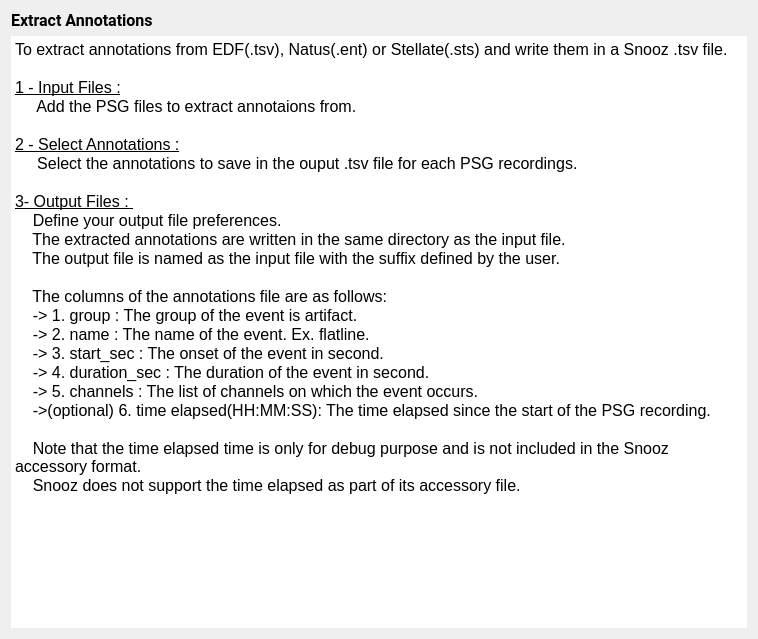
<?xml version="1.0" encoding="UTF-8"?>
<ui version="4.0">
 <class>IntroStep</class>
 <widget class="QWidget" name="IntroStep">
  <property name="geometry">
   <rect>
    <x>0</x>
    <y>0</y>
    <width>758</width>
    <height>639</height>
   </rect>
  </property>
  <property name="windowTitle">
   <string/>
  </property>
  <property name="styleSheet">
   <string>font: 12pt &quot;Roboto&quot;;</string>
  </property>
  <layout class="QVBoxLayout" name="verticalLayout">
   <item>
    <widget class="QLabel" name="label">
     <property name="font">
      <font>
       <family>Roboto</family>
       <pointsize>12</pointsize>
       <weight>50</weight>
       <italic>false</italic>
       <bold>false</bold>
      </font>
     </property>
     <property name="text">
      <string>&lt;html&gt;&lt;head/&gt;&lt;body&gt;&lt;p&gt;&lt;span style=&quot; font-weight:600;&quot;&gt;Extract Annotations&lt;/span&gt;&lt;/p&gt;&lt;/body&gt;&lt;/html&gt;</string>
     </property>
    </widget>
   </item>
   <item>
    <widget class="QTextEdit" name="textEdit">
     <property name="frameShape">
      <enum>QFrame::NoFrame</enum>
     </property>
     <property name="frameShadow">
      <enum>QFrame::Plain</enum>
     </property>
     <property name="lineWidth">
      <number>0</number>
     </property>
     <property name="html">
      <string>&lt;!DOCTYPE HTML PUBLIC &quot;-//W3C//DTD HTML 4.0//EN&quot; &quot;http://www.w3.org/TR/REC-html40/strict.dtd&quot;&gt;
&lt;html&gt;&lt;head&gt;&lt;meta name=&quot;qrichtext&quot; content=&quot;1&quot; /&gt;&lt;style type=&quot;text/css&quot;&gt;
p, li { white-space: pre-wrap; }
&lt;/style&gt;&lt;/head&gt;&lt;body style=&quot; font-family:'Roboto'; font-size:12pt; font-weight:400; font-style:normal;&quot;&gt;
&lt;p style=&quot; margin-top:0px; margin-bottom:0px; margin-left:0px; margin-right:0px; -qt-block-indent:0; text-indent:0px;&quot;&gt;To extract annotations from EDF(.tsv), Natus(.ent) or Stellate(.sts) and write them in a Snooz .tsv file.&lt;/p&gt;
&lt;p style=&quot;-qt-paragraph-type:empty; margin-top:0px; margin-bottom:0px; margin-left:0px; margin-right:0px; -qt-block-indent:0; text-indent:0px;&quot;&gt;&lt;br /&gt;&lt;/p&gt;
&lt;p style=&quot; margin-top:0px; margin-bottom:0px; margin-left:0px; margin-right:0px; -qt-block-indent:0; text-indent:0px;&quot;&gt;&lt;span style=&quot; text-decoration: underline;&quot;&gt;1 - Input Files :&lt;/span&gt;&lt;/p&gt;
&lt;p style=&quot; margin-top:0px; margin-bottom:0px; margin-left:0px; margin-right:0px; -qt-block-indent:0; text-indent:0px;&quot;&gt;     Add the PSG files to extract annotaions from.&lt;/p&gt;
&lt;p style=&quot;-qt-paragraph-type:empty; margin-top:0px; margin-bottom:0px; margin-left:0px; margin-right:0px; -qt-block-indent:0; text-indent:0px;&quot;&gt;&lt;br /&gt;&lt;/p&gt;
&lt;p style=&quot; margin-top:0px; margin-bottom:0px; margin-left:0px; margin-right:0px; -qt-block-indent:0; text-indent:0px;&quot;&gt;&lt;span style=&quot; text-decoration: underline;&quot;&gt;2 - Select Annotations :&lt;/span&gt;&lt;/p&gt;
&lt;p style=&quot; margin-top:0px; margin-bottom:0px; margin-left:0px; margin-right:0px; -qt-block-indent:0; text-indent:0px;&quot;&gt;     Select the annotations to save in the ouput .tsv file for each PSG recordings. 	&lt;/p&gt;
&lt;p style=&quot;-qt-paragraph-type:empty; margin-top:0px; margin-bottom:0px; margin-left:0px; margin-right:0px; -qt-block-indent:0; text-indent:0px;&quot;&gt;&lt;br /&gt;&lt;/p&gt;
&lt;p style=&quot; margin-top:0px; margin-bottom:0px; margin-left:0px; margin-right:0px; -qt-block-indent:0; text-indent:0px;&quot;&gt;&lt;span style=&quot; text-decoration: underline;&quot;&gt;3- Output Files : &lt;/span&gt;&lt;/p&gt;
&lt;p style=&quot; margin-top:0px; margin-bottom:0px; margin-left:0px; margin-right:0px; -qt-block-indent:0; text-indent:0px;&quot;&gt;    Define your output file preferences. &lt;/p&gt;
&lt;p style=&quot; margin-top:0px; margin-bottom:0px; margin-left:0px; margin-right:0px; -qt-block-indent:0; text-indent:0px;&quot;&gt;    The extracted annotations are written in the same directory as the input file.&lt;/p&gt;
&lt;p style=&quot; margin-top:0px; margin-bottom:0px; margin-left:0px; margin-right:0px; -qt-block-indent:0; text-indent:0px;&quot;&gt;    The output file is named as the input file with the suffix defined by the user.&lt;/p&gt;
&lt;p style=&quot;-qt-paragraph-type:empty; margin-top:0px; margin-bottom:0px; margin-left:0px; margin-right:0px; -qt-block-indent:0; text-indent:0px;&quot;&gt;&lt;br /&gt;&lt;/p&gt;
&lt;p style=&quot; margin-top:0px; margin-bottom:0px; margin-left:0px; margin-right:0px; -qt-block-indent:0; text-indent:0px;&quot;&gt;    The columns of the annotations file are as follows:&lt;/p&gt;
&lt;p style=&quot; margin-top:0px; margin-bottom:0px; margin-left:0px; margin-right:0px; -qt-block-indent:0; text-indent:0px;&quot;&gt;    -&amp;gt; 1. group : The group of the event is artifact.&lt;/p&gt;
&lt;p style=&quot; margin-top:0px; margin-bottom:0px; margin-left:0px; margin-right:0px; -qt-block-indent:0; text-indent:0px;&quot;&gt;    -&amp;gt; 2. name : The name of the event. Ex. flatline.&lt;/p&gt;
&lt;p style=&quot; margin-top:0px; margin-bottom:0px; margin-left:0px; margin-right:0px; -qt-block-indent:0; text-indent:0px;&quot;&gt;    -&amp;gt; 3. start_sec : The onset of the event in second. &lt;/p&gt;
&lt;p style=&quot; margin-top:0px; margin-bottom:0px; margin-left:0px; margin-right:0px; -qt-block-indent:0; text-indent:0px;&quot;&gt;    -&amp;gt; 4. duration_sec : The duration of the event in second.&lt;/p&gt;
&lt;p style=&quot; margin-top:0px; margin-bottom:0px; margin-left:0px; margin-right:0px; -qt-block-indent:0; text-indent:0px;&quot;&gt;    -&amp;gt; 5. channels : The list of channels on which the event occurs. &lt;/p&gt;
&lt;p style=&quot; margin-top:0px; margin-bottom:0px; margin-left:0px; margin-right:0px; -qt-block-indent:0; text-indent:0px;&quot;&gt;    -&amp;gt;(optional) 6. time elapsed(HH:MM:SS): The time elapsed since the start of the PSG recording. &lt;/p&gt;
&lt;p style=&quot;-qt-paragraph-type:empty; margin-top:0px; margin-bottom:0px; margin-left:0px; margin-right:0px; -qt-block-indent:0; text-indent:0px;&quot;&gt;&lt;br /&gt;&lt;/p&gt;
&lt;p style=&quot; margin-top:0px; margin-bottom:0px; margin-left:0px; margin-right:0px; -qt-block-indent:0; text-indent:0px;&quot;&gt;    Note that the time elapsed time is only for debug purpose and is not included in the Snooz accessory format.&lt;/p&gt;
&lt;p style=&quot; margin-top:0px; margin-bottom:0px; margin-left:0px; margin-right:0px; -qt-block-indent:0; text-indent:0px;&quot;&gt;    Snooz does not support the time elapsed as part of its accessory file.&lt;/p&gt;&lt;/body&gt;&lt;/html&gt;</string>
     </property>
    </widget>
   </item>
  </layout>
 </widget>
 <resources>
  <include location="../../../../../scinodes_poc/src/main/python/ui/themes/themes.qrc"/>
 </resources>
 <connections/>
</ui>
